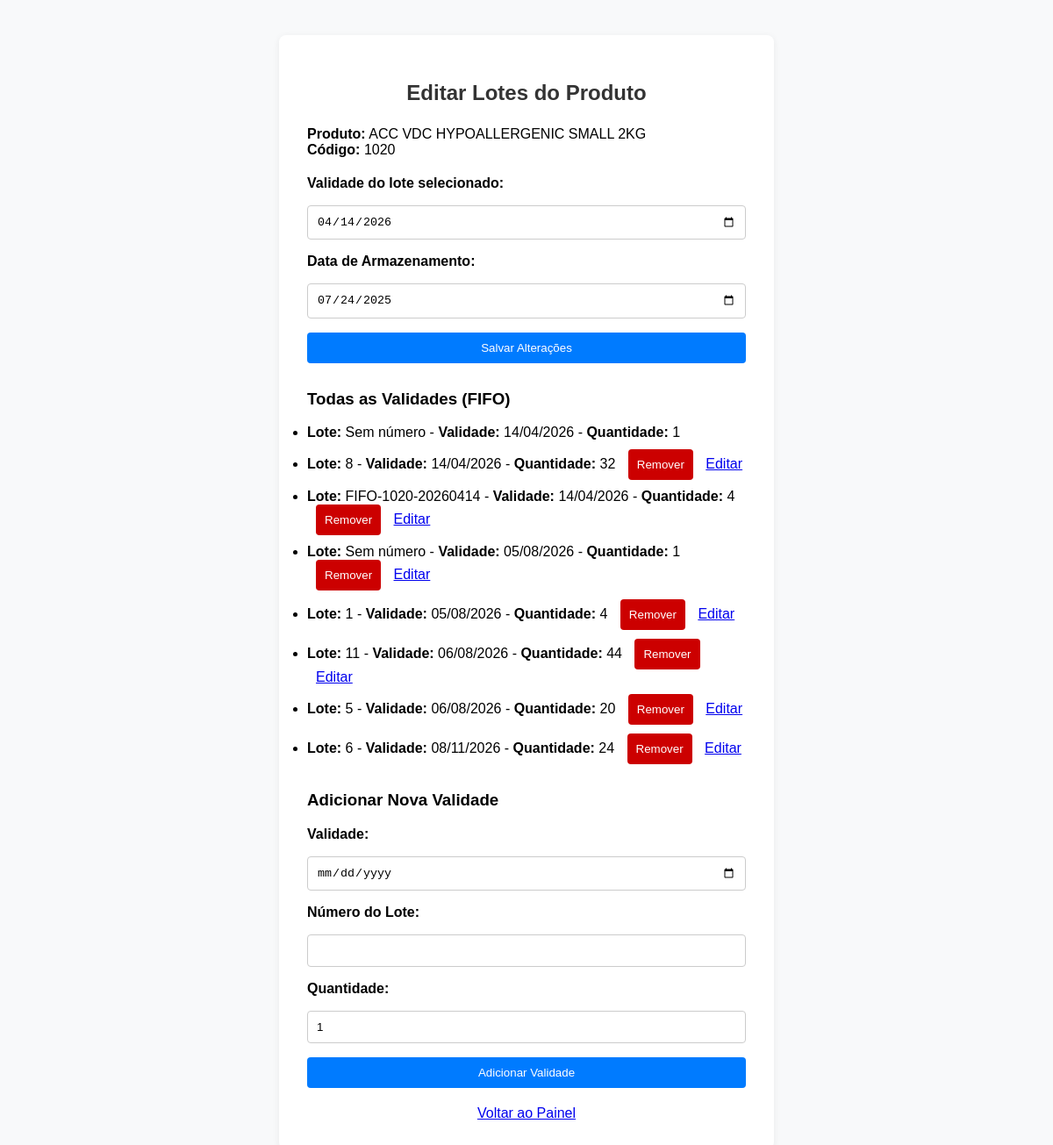
The page /produtos/editar_lote/16/ on the database as committed earlier.
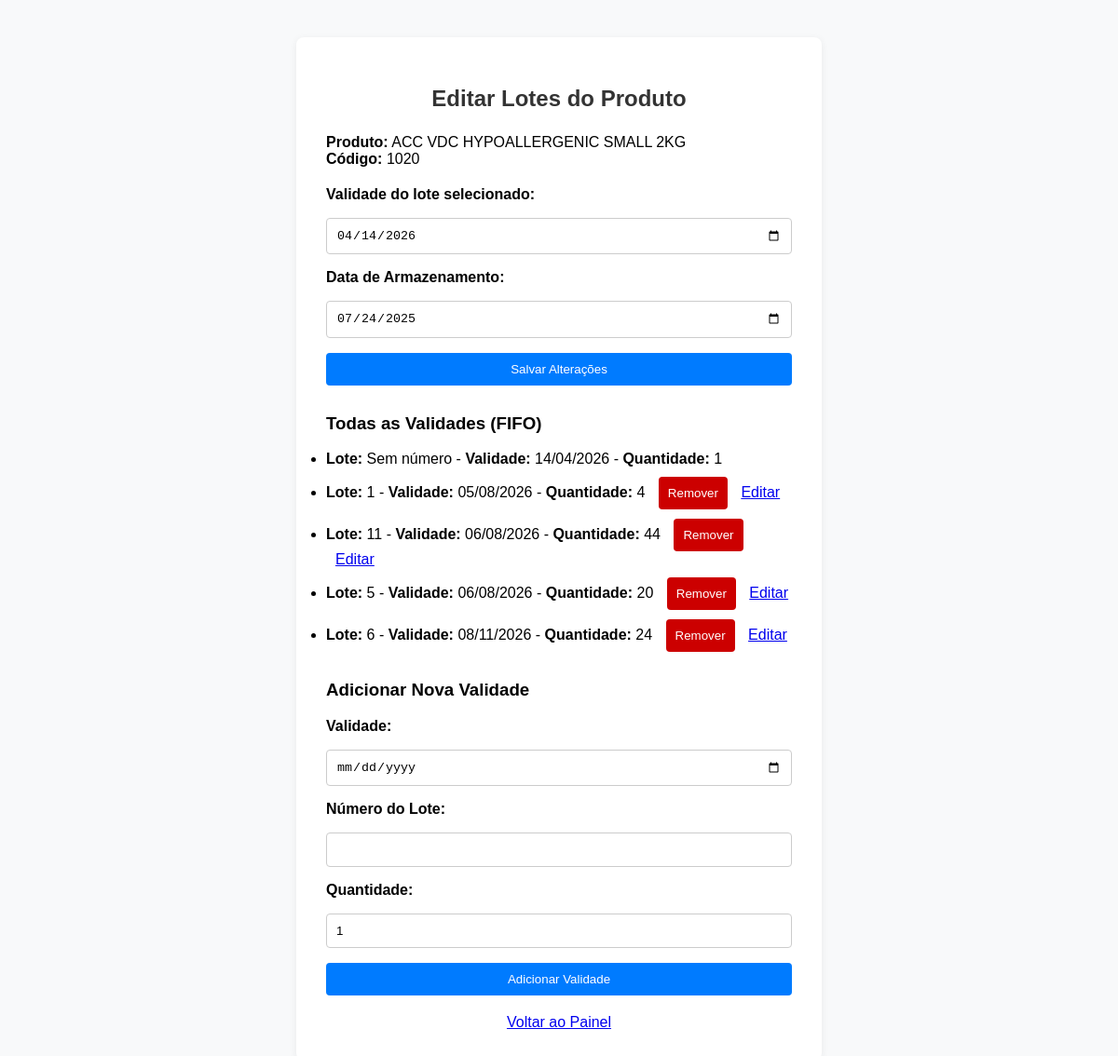
The same page on the database as committed later.
### produtos/models.py (models this page shows, shortened)
class Lote(models.Model):
    produto = models.ForeignKey(Produto, on_delete=models.CASCADE, related_name='lotes')
    validade = models.DateField()
    quantidade = models.PositiveIntegerField(default=1)
    data_fabricacao = models.DateField(null=True, blank=True)
    numero_lote = models.CharField(max_length=50, blank=True, null=True)
    created_at = models.DateTimeField(auto_now_add=True, null=True, blank=True)
    class Meta:
        unique_together = ('produto', 'validade', 'numero_lote')
        ordering = ['validade']

### produtos/views.py (the view, shortened to what this page needs)
# urls.py: path('editar_lote/<int:lote_id>/', views.editar_lote, name='editar_lote'),
def editar_lote(request, lote_id):
    lote = get_object_or_404(Lote, id=lote_id)
    produto = lote.produto
    lotes = produto.lotes.all().order_by('validade')
    estoque = Estoque.objects.filter(produto=produto).order_by('data_armazenado').first()
    return render(request, 'produtos/editar_lote.html', {
        'lote': lote,
        'lotes': lotes,
        'produto': produto,
        'data_armazenado': estoque.data_armazenado if estoque else None
    })

### produtos/templates/produtos/editar_lote.html (shortened to what this page needs)
<!DOCTYPE html>
<html lang="pt-br">
<head>
</head>
<body>
    <div class="container">
        <h2>Editar Lotes do Produto</h2>
        <div style="margin-bottom:20px;">
            <b>Produto:</b> {{ produto.nome }}<br>
            <b>Código:</b> {{ produto.codigo }}
        </div>
        <form method="post">
            <label for="validade">Validade do lote selecionado:</label>
            <input type="date" name="validade" id="validade" value="{{ lote.validade|date:'Y-m-d' }}" required>
            <label for="data_armazenado">Data de Armazenamento:</label>
            <input type="date" name="data_armazenado" id="data_armazenado" value="{{ data_armazenado|date:'Y-m-d' }}" required>
            <button type="submit">Salvar Alterações</button>
        </form>
        <h3 style="margin-top:30px;">Todas as Validades (FIFO)</h3>
        <ul style="padding-left:0;">
            {% for l in lotes %}
            <li style="margin-bottom:10px;">
                <b>Lote:</b> {{ l.numero_lote|default:"Sem número" }} - <b>Validade:</b> {{ l.validade|date:"d/m/Y" }} - <b>Quantidade:</b> {{ l.quantidade }}
                {% if l.id != lote.id %}
                <form method="post" style="display:inline;">
                    <button type="submit" class="danger" style="margin-left:10px;" onclick="return confirm('Remover esta validade?')">Remover</button>
                </form>
                {% endif %}
                {% if l.id != lote.id %}
                <a href="{% url 'editar_lote' l.id %}" style="margin-left:10px;">Editar</a>
                {% endif %}
            </li>
            {% endfor %}
        </ul>
        <h3 style="margin-top:30px;">Adicionar Nova Validade</h3>
        <form method="post">
            <label>Validade:</label>
            <input type="date" name="nova_validade" required>
            <label>Número do Lote:</label>
            <input type="text" name="novo_numero_lote">
            <label>Quantidade:</label>
            <input type="number" name="nova_quantidade" min="1" value="1">
            <button type="submit">Adicionar Validade</button>
        </form>
        <div style="margin-top:20px; text-align:center;">
            <a href="{% url 'painel' %}">Voltar ao Painel</a>
        </div>
    </div>
</body>
</html>

Rows that differ between the two databases and show on the page:
removed Lote: numero_lote "8", validade "14/04/2026", quantidade "32", shows "Editar"
removed Lote: numero_lote "FIFO-1020-20260414", validade "14/04/2026", quantidade "4", shows "Editar"
removed Lote: numero_lote "Sem número", validade "05/08/2026", quantidade "1", shows "Editar"
